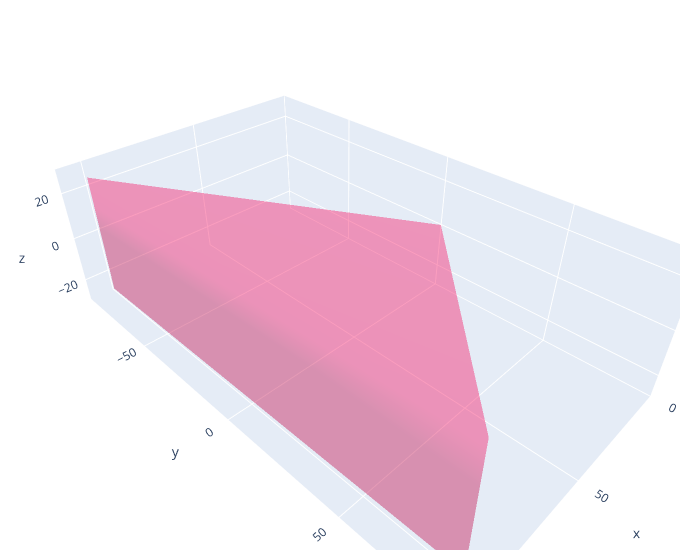

Here is the notebook cell this chart was saved with:
### Code cell
import plotly.graph_objects as go
import numpy as np
np.random.seed(1)
 
N = 70
print(box_point_draw[:, 2])

fig = go.Figure(data=[
    go.Mesh3d(
        x=(box_point_draw[:, 0]),
        y=(box_point_draw[:, 1]),
        z=(box_point_draw[:, 2]),
        opacity=0.7, # 设置透明度
        color='rgba(244,22,100,0.6)'
                  )])


# fig = go.Figure(data=[go.Scatter3d(
#     x=list(1 * box_point_draw[:, 0].flatten()),
#     y=list(1 * box_point_draw[:, 1].flatten()),
#     z=list(1 * box_point_draw[:, 2].flatten()),
#     mode='markers'
# )])

# 坐标轴设置
fig.update_layout(
    scene = dict(
        xaxis = dict(nticks=4, range=[0,110],),
                     yaxis = dict(nticks=4, range=[-90,90],), # 标记4个标签值
                     zaxis = dict(nticks=4, range=[-30,30],),),
    width=700,
    margin=dict(r=20, l=10, b=10, t=10))
 
fig.show()

### Figure 1 — Plotly figure (JSON) as saved in the notebook; plotly's stock layout.template omitted (floating-point values rounded to 4 significant figures)
{"data": [{"color": "rgba(244,22,100,0.6)", "opacity": 0.7, "type": "mesh3d", "x": [0.2711, 0.2712, 0.2712, 0.2711, 99.99, 100.5, 100.6, 100.0], "y": [0.05872, 0.05873, 0.05701, 0.057, 84.29, 84.84, -87.28, -87.83], "z": [-0.07178, -0.0723, -0.07232, -0.0718, 25.82, -26.15, -27.97, 24.0]}], "layout": {"margin": {"b": 10, "l": 10, "r": 20, "t": 10}, "scene": {"xaxis": {"nticks": 4, "range": [0, 110]}, "yaxis": {"nticks": 4, "range": [-90, 90]}, "zaxis": {"nticks": 4, "range": [-30, 30]}}, "width": 700}}
